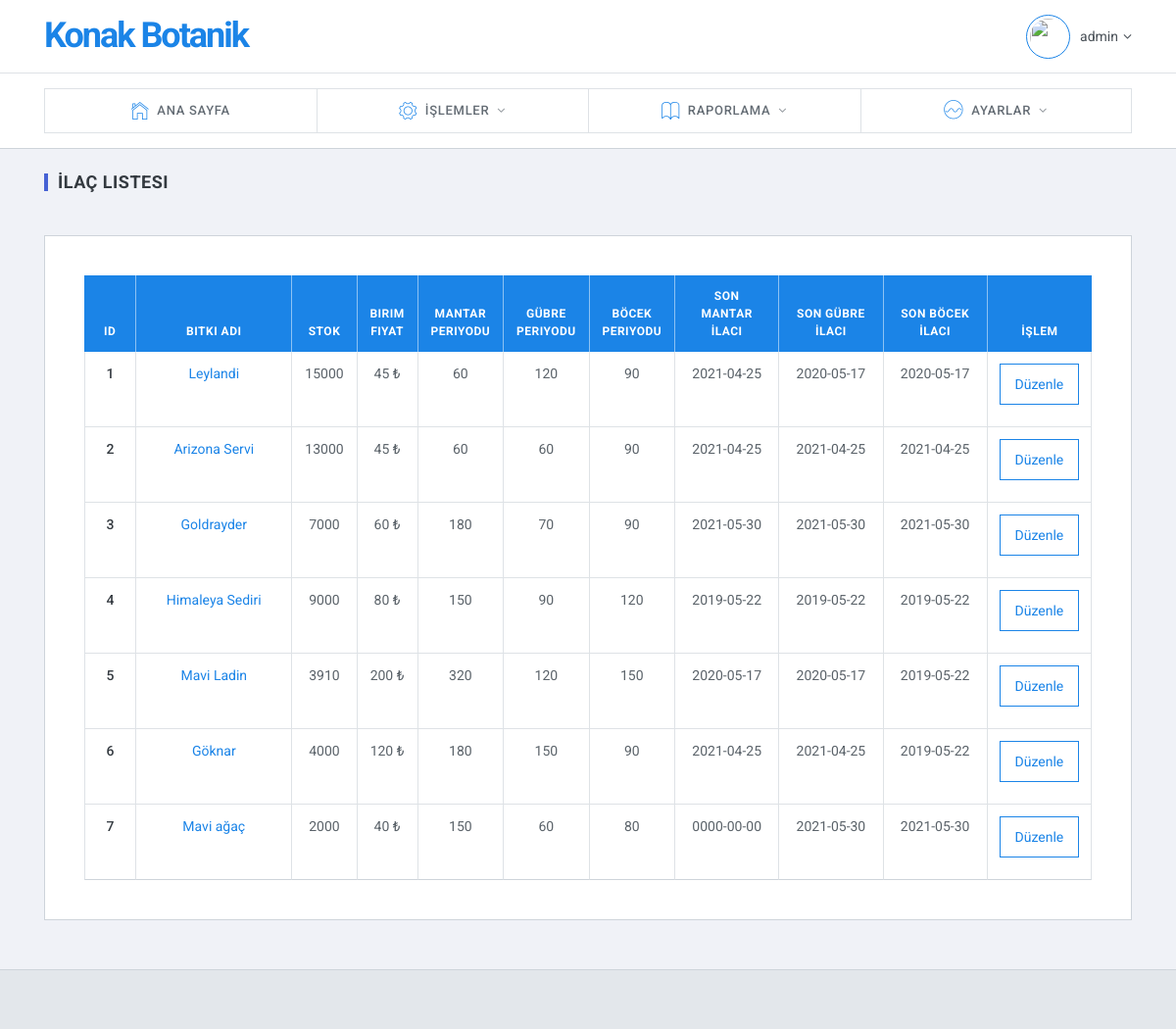
/sistem/bitkilistesi.php (signed in), run on the app's committed database.
### tables this page shows
CREATE TABLE `bitki` (
  `id` int(11) NOT NULL,
  `bitki_adi` varchar(255) NOT NULL,
  `bitki_adet` int(11) NOT NULL,
  `bitki_fiyat` float NOT NULL,
  `mantar_sure` int(11) NOT NULL,
  `gubre_sure` int(11) NOT NULL,
  `bocek_sure` int(11) NOT NULL,
  `son_mantar` date NOT NULL,
  `son_gubre` date NOT NULL,
  `son_bocek` date NOT NULL
);

### sistem/bitkilistesi.php (the view, shortened to what this page needs)
 <?php include 'header.php'; ?>
 <div class="slim-mainpanel">
      <div class="container">
        <div class="slim-pageheader">
          <h6 class="slim-pagetitle">İlaç Listesi</h6>
        </div>
        <div class="section-wrapper mg-t-20">
          <div class="table-responsive text-center">
            <table class="table table-bordered" >
              <thead class="thead-colored bg-primary">
                <tr>
                  <th class="wd-5p">ID</th>
                  <th class="wd-15p">Bitki Adı</th>
                  <th class="wd-5p">Stok</th>
                  <th class="wd-5p">Birim Fiyat</th>
                  <th class="wd-5p">Mantar Periyodu</th>
                  <th class="wd-5p">Gübre Periyodu</th>
                  <th class="wd-5p">Böcek Periyodu</th>
                  <th class="wd-10p">Son Mantar İlacı</th>
                  <th class="wd-10p">Son Gübre İlacı</th>
                  <th class="wd-10p">Son Böcek İlacı</th>
                  <th class="wd-10p">İşlem</th>
                </tr>
              </thead>
              <tbody>
                <?php
                $query = $db->query("SELECT * FROM bitki", PDO::FETCH_ASSOC);
if ( $query->rowCount() ){
     foreach( $query as $row ){
          echo '<tr>
                  <th scope="row">'.$row['id'].'</th>
                  <td><a href="bitkimaliyet.php?bitki='.$row['id'].'">'.$row['bitki_adi'].'</a></td>
                  <td>'.$row['bitki_adet'].'</td>
                  <td>'.$row['bitki_fiyat'].' ₺</td>
                  <td>'.$row['mantar_sure'].'</td>
                  <td>'.$row['gubre_sure'].'</td>
                  <td>'.$row['bocek_sure'].'</td>
                  <td>'.$row['son_mantar'].'</td>
                  <td>'.$row['son_gubre'].'</td>
                  <td>'.$row['son_bocek'].'</td>
                  <td><a href="bitkiduzenle.php?id='.$row['id'].'"><button class="btn btn-outline-primary btn-block mg-b-10">Düzenle</button></a></td>
                </tr>';
     }
}
                 ?>
              </tbody>
            </table>
          </div>
        </div>
      </div>
    </div>
     <?php include 'footer.php'; ?>

### data on the page
bitki: id "1", bitki_adi "Leylandi", bitki_adet "15000", bitki_fiyat "45", mantar_sure "60", gubre_sure "120", bocek_sure "90", son_mantar "2021-04-25", son_gubre "2020-05-17", son_bocek "2020-05-17"
bitki: id "2", bitki_adi "Arizona Servi", bitki_adet "13000", bitki_fiyat "45", mantar_sure "60", gubre_sure "60", bocek_sure "90", son_mantar "2021-04-25", son_gubre "2021-04-25", son_bocek "2021-04-25"
bitki: id "3", bitki_adi "Goldrayder", bitki_adet "7000", bitki_fiyat "60", mantar_sure "180", gubre_sure "70", bocek_sure "90", son_mantar "2021-05-30", son_gubre "2021-05-30", son_bocek "2021-05-30"
bitki: id "4", bitki_adi "Himaleya Sediri", bitki_adet "9000", bitki_fiyat "80", mantar_sure "150", gubre_sure "90", bocek_sure "120", son_mantar "2019-05-22", son_gubre "2019-05-22", son_bocek "2019-05-22"
bitki: id "5", bitki_adi "Mavi Ladin", bitki_adet "3910", bitki_fiyat "200", mantar_sure "320", gubre_sure "120", bocek_sure "150", son_mantar "2020-05-17", son_gubre "2020-05-17", son_bocek "2019-05-22"
bitki: id "6", bitki_adi "Göknar", bitki_adet "4000", bitki_fiyat "120", mantar_sure "180", gubre_sure "150", bocek_sure "90", son_mantar "2021-04-25", son_gubre "2021-04-25", son_bocek "2019-05-22"
bitki: id "7", bitki_adi "Mavi ağaç", bitki_adet "2000", bitki_fiyat "40", mantar_sure "150", gubre_sure "60", bocek_sure "80", son_mantar "0000-00-00", son_gubre "2021-05-30", son_bocek "2021-05-30"

### other printed values
$_SESSION['name'] "admin"
